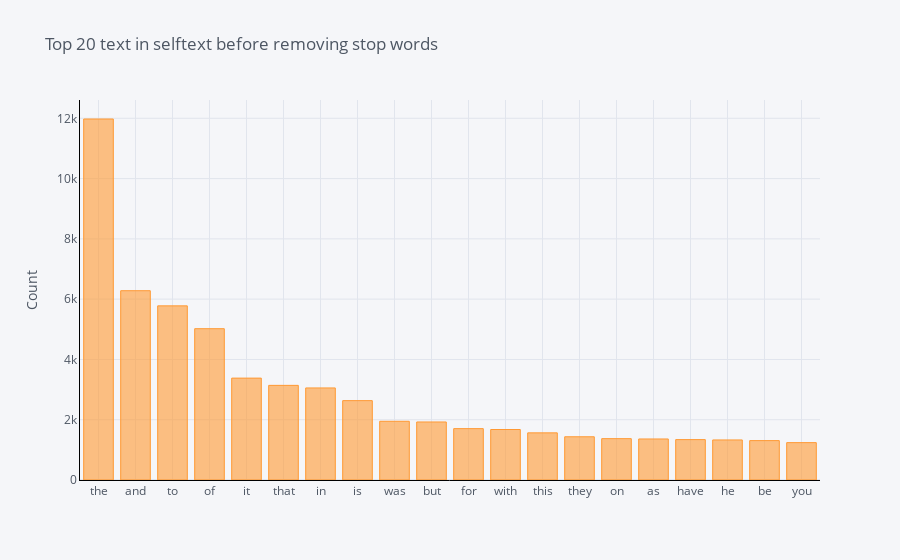

Write notebook code for a chart like this one.
### Code cell
def get_top_n_words(corpus, n=None):
    vec = CountVectorizer().fit(corpus)
    bag_of_words = vec.transform(corpus)
    sum_words = bag_of_words.sum(axis=0) 
    words_freq = [(word, sum_words[0, idx]) for word, idx in vec.vocabulary_.items()]
    words_freq =sorted(words_freq, key = lambda x: x[1], reverse=True)
    return words_freq[:n]
common_words = get_top_n_words(df_ed['selftext'], 20)
for word, freq in common_words:
    print(word, freq)
df_ed1 = pd.DataFrame(common_words, columns = ['selftext' , 'count'])
df_ed1.groupby('selftext').sum()['count'].sort_values(ascending=False).iplot(
    kind='bar', yTitle='Count', linecolor='black', title='Top 20 text in selftext before removing stop words')

### Figure 1 — Plotly figure (JSON) as saved in the notebook; plotly's stock layout.template omitted (floating-point values rounded to 4 significant figures)
{"data": [{"marker": {"color": "rgba(255, 153, 51, 0.6)", "line": {"color": "rgba(255, 153, 51, 1.0)", "width": 1}}, "name": "count", "orientation": "v", "text": "", "type": "bar", "x": ["the", "and", "to", "of", "it", "that", "in", "is", "was", "but", "for", "with", "this", "they", "on", "as", "have", "he", "be", "you"], "y": [11977, 6280, 5777, 5020, 3380, 3140, 3054, 2633, 1948, 1925, 1704, 1675, 1564, 1434, 1372, 1361, 1340, 1329, 1307, 1240]}], "layout": {"legend": {"bgcolor": "#F5F6F9", "font": {"color": "#4D5663"}}, "paper_bgcolor": "#F5F6F9", "plot_bgcolor": "#F5F6F9", "title": {"font": {"color": "#4D5663"}, "text": "Top 20 text in selftext before removing stop words"}, "xaxis": {"gridcolor": "#E1E5ED", "linecolor": "black", "showgrid": true, "tickfont": {"color": "#4D5663"}, "title": {"font": {"color": "#4D5663"}, "text": ""}, "zerolinecolor": "#E1E5ED"}, "yaxis": {"gridcolor": "#E1E5ED", "linecolor": "black", "showgrid": true, "tickfont": {"color": "#4D5663"}, "title": {"font": {"color": "#4D5663"}, "text": "Count"}, "zerolinecolor": "#E1E5ED"}}}
